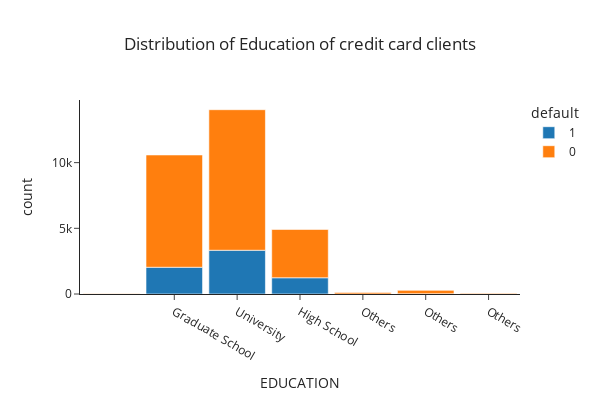

Notebook code for this chart:
### Code cell
fig = px.histogram(default_df, x="EDUCATION", color="default",
                       template='simple_white',title='Distribution of Education of credit card clients',
                   width=600, height=400)
fig.update_layout(bargap=0.1,
                  title_x=0.5,
    xaxis = dict(
        tickmode = 'array',
        tickvals = [1, 2, 3, 4, 5, 6],
        ticktext = ['Graduate School', 'University', 'High School', 'Others', 'Others', 'Others']
    )
)

fig.show()

### Figure 1 — Plotly figure (JSON) as saved in the notebook; plotly's stock layout.template omitted (floating-point values rounded to 4 significant figures; data arrays with more than 128 entries replaced by an {"elided": "..."} marker saying what was removed)
{"data": [{"alignmentgroup": "True", "bingroup": "x", "hovertemplate": "default=1<br>EDUCATION=%{x}<br>count=%{y}<extra></extra>", "legendgroup": "1", "marker": {"color": "#1F77B4"}, "name": "1", "offsetgroup": "1", "orientation": "v", "showlegend": true, "type": "histogram", "x": {"elided": "6636 int values"}, "xaxis": "x", "yaxis": "y"}, {"alignmentgroup": "True", "bingroup": "x", "hovertemplate": "default=0<br>EDUCATION=%{x}<br>count=%{y}<extra></extra>", "legendgroup": "0", "marker": {"color": "#FF7F0E"}, "name": "0", "offsetgroup": "0", "orientation": "v", "showlegend": true, "type": "histogram", "x": {"elided": "23364 int values"}, "xaxis": "x", "yaxis": "y"}], "layout": {"bargap": 0.1, "barmode": "relative", "height": 400, "legend": {"title": {"text": "default"}, "tracegroupgap": 0}, "title": {"text": "Distribution of Education of credit card clients", "x": 0.5}, "width": 600, "xaxis": {"anchor": "y", "domain": [0, 1], "tickmode": "array", "ticktext": ["Graduate School", "University", "High School", "Others", "Others", "Others"], "tickvals": [1, 2, 3, 4, 5, 6], "title": {"text": "EDUCATION"}}, "yaxis": {"anchor": "x", "domain": [0, 1], "title": {"text": "count"}}}}
